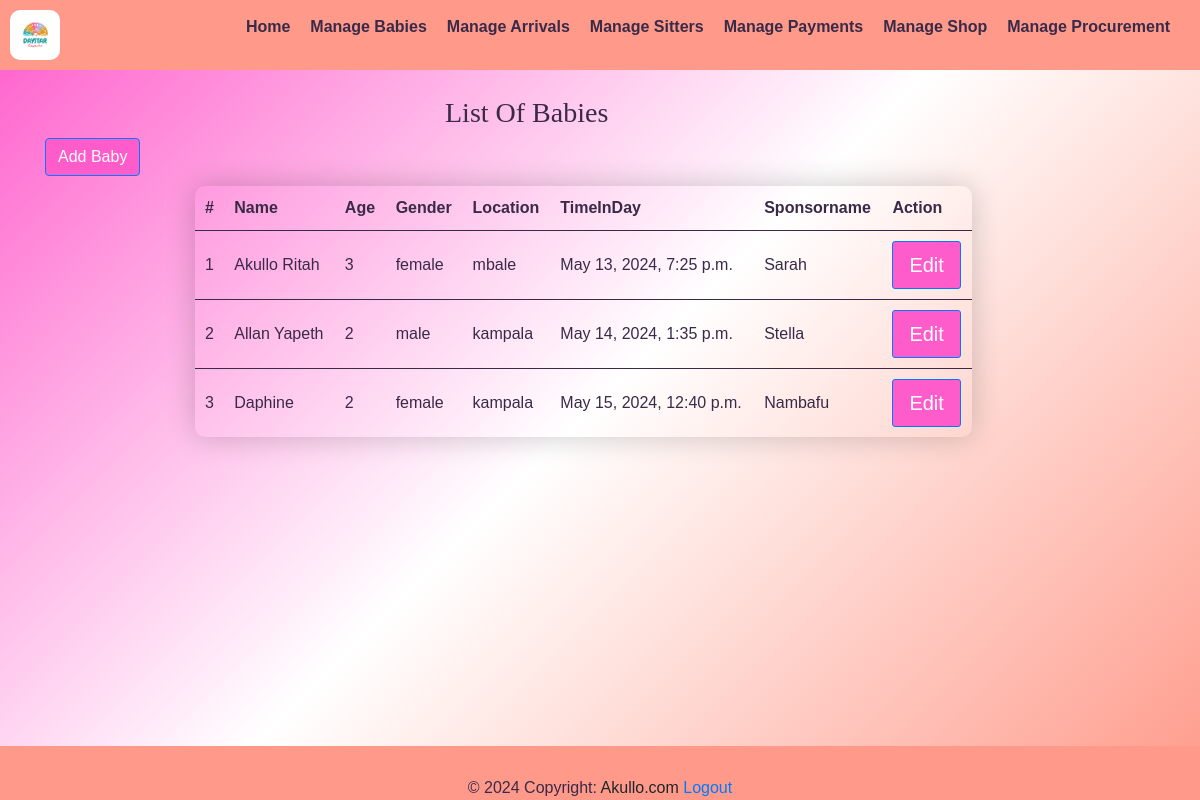
The app's page /home/baby_list/ (signed in) with its own data.
### yariapp/models.py (models this page shows, shortened)
class Babyform(models.Model):
    c_stay = models.ForeignKey(CategoryStay,on_delete=models.CASCADE, null=True)
    b_name = models.CharField(max_length=100,null=True)
    gender = models.CharField(max_length=100,null=True)
    age = models.IntegerField(default=0)
    location = models.CharField(max_length=50,null=True)
    sponsorname = models.CharField(max_length=100,null=True)
    timeInDay = models.DateTimeField(default=timezone.now)

### yariapp/views.py (the view)
# urls.py: path('home/baby_list/', views.baby_list, name='baby_list'),
@login_required
def baby_list(request):
    babies = Babyform.objects.all()
    return render(request, 'baby_list.html', {'babies': babies})

### yariapp/templates/baby_list.html (shortened to what this page needs)
{% extends 'base.html' %}
{% load static %}
{% block content %}
<div class="navbar">
    <img src="{% static 'images/logo.png' %}" alt="Logo" style="width: 50px; height: auto;border-radius: 10px;">
  <ul class="nav-links">
      <li><a href="{% url 'home' %}"><strong>Home</strong></a></li>
      <li><a href="{% url 'baby_list' %}"><strong>Manage Babies</strong></a></li>
      <li class="dropdown">
        <a href="#" class="dropbtn"><strong>Manage Arrivals</strong></a>
      <li><a href="{% url 'sitters_list' %}"><strong>Manage Sitters</strong></a></li>
      <li class="dropdown">
            <a href="#"><strong>Manage Payments</strong></a>
      <li><a href="{% url 'shop_list' %}"><strong>Manage Shop</strong></a></li>
      <li><a href="{% url 'pro_list' %}"><strong>Manage Procurement</strong></a></li>
  </ul>
  </div>
    <div class="container">
        <table class="table table-striped">
            <table class="styled-table">
              <h3 style="font-family: 'Times New Roman', Times, serif;padding-left: 400px;">List Of Babies</h3>
              <div class="add-sitter-button">
                <a href="{% url 'baby' %}" class="btn btn-primary" style="background-color: #FF5CCB;">Add Baby</a>
            </div>
                <thead>
                  <tr> <th scope="col">#</th>
                    <th scope="col">Name</th>
                    <th scope="col">Age</th>
                    <th scope="col">Gender</th>
                    <th scope="col">Location</th>
                    <th scope="col">TimeInDay</th>
                    <th scope="col">Sponsorname</th>
                    <th scope="col">Action</th>
                  </tr>
                </thead>
                <tbody>
                  {% for baby in babies %}
                    <tr>
                      <td>{{ baby.id}}</td>
                      <td>{{ baby.b_name }}</td>
                      <td>{{ baby.age }}</td>
                      <td>{{ baby.gender }}</td>
                      <td>{{ baby.location }}</td>
                      <td>{{ baby.timeInDay }}</td>
                      <td>{{ baby.sponsorname }}</td>
                      <td><a href="{% url 'baby_edit' baby.id %}" class="btn btn-primary btn-lg" style="background-color: #FF5CCB; border-radius: 3px;">Edit</a></td>
                    </tr>
                  {% endfor %}
                </tbody>
              </table>
    {% endblock %}

### yariapp/templates/baby_list.html (style rules this page uses)
table { width: 70%; border-collapse: collapse; border-radius: 10px; overflow-x: hidden; margin: 10px 0; font-size: 16px; box-shadow: 0 0 30px rgba(0, 0, 0, 0.2) !important; margin-left: 150px; margin-bottom: 50px; }
th, td { padding: 10px; text-align: left; }
thead { background-color: transparent !important; color: #392A48; }
tbody { background-color: transparent !important; }
tr:nth-child(even) { background-color: transparent; }
td, th { border-bottom: 1px solid #392A48; }
tbody tr:last-child td { border-bottom:none; }
.navbar { background-color: #FF9A8A; color: #392A48; padding: 10px; display: flex; justify-content: space-between; align-items: center; }
.nav-links { list-style-type: none; display: flex; }
.nav-links li { margin-right: 20px; }
.nav-links li a { text-decoration: none; color: #392A48; }
.dropdown { position: relative; display: inline-block; }

### records on screen
Babyform: id "1", b_name "Akullo Ritah", age "3", gender "female", location "mbale", timeInDay "May 13, 2024, 7:25 p.m.", sponsorname "Sarah"
Babyform: id "2", b_name "Allan Yapeth", age "2", gender "male", location "kampala", timeInDay "May 14, 2024, 1:35 p.m.", sponsorname "Stella"
Babyform: id "3", b_name "Daphine", age "2", gender "female", location "kampala", timeInDay "May 15, 2024, 12:40 p.m.", sponsorname "Nambafu"
